Frame 1 (no input): blank canvas, image omitted
Frame 60 (no input): blank canvas, image omitted
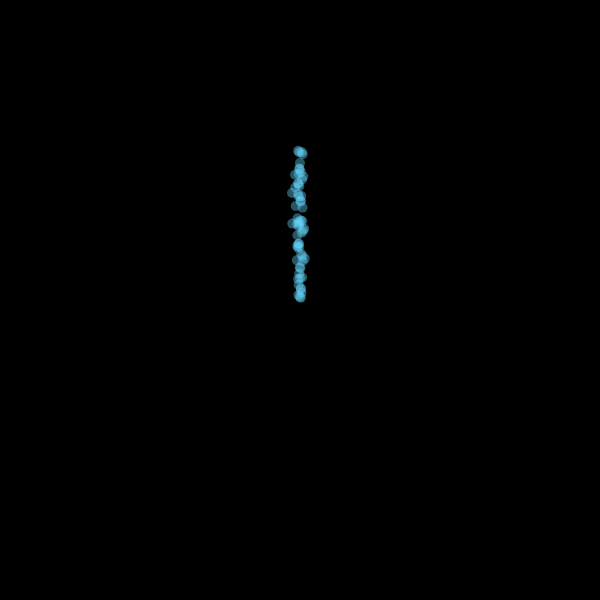
Frame 120 (the mouse pressed at the canvas centre since frame 60)

The p5.js sketch whose frames 1 and 60 were blank and that drew this single picture after the mouse press (run headless with seeded random() and noise() and a simulated clock; from frame 60 on, the mouse is pressed at the canvas centre):

// p5.js sketch
// ── sketch.js
var bubbles = [];

setup = function () {
  createCanvas(600, 600);
  // your code goes here
};

draw = function () {
  background(0);

  var index = 0;
  while (index < bubbles.length){
    bubbles[index].update();
    bubbles[index].display();
    index++;
  };

  if (mouseIsPressed) bubbles.push(new Bubble(mouseX, mouseY));
  // your code goes here
};

// ── bubble.js
var Bubble = function (x, y) {
  this.x = x;
  this.y = y;
};

Bubble.prototype = {

  radius: 5,

  update: function() {
    this.x += random(-1, 1);
    this.y += random(0, -5);
    if (this.y < this.radius * -2) this.y = this.radius * 2 + height;
    // once the bubbles disappear completely from the screen they appear 10 pixels below the bottom of the screen and rise up again. 
  },

  display: function () {
    noStroke();
    fill(102, 217, 255, 100);
    ellipse(this.x, this.y, this.radius * 2, this.radius * 2);
  }

};

// ── raindrop.js
var Raindrop = function (x, y) {
  this.x = x;
  this.y = y;
};

Raindrop.prototype = {

  linelength: 5,
  linelengthModify: 3,


  update: function() {
    this.x += random(-5, -2);
    this.y += random(2, 5);
    if (this.y > this.height) this.y = this.linelength * -1;
    if (this.x < 0) this.x = this.width;
  },

  display: function () {
    noStroke();
    fill("blue");
    beginShape();
    vertex(this.x, this.y);
    vertex(this.x, this.y + this.linelengthModify);
    vertex(this.x - this.linelength, this.y + this.linelength);
    vertex(this.x - this.linelength, this.y + this.linelength + this.linelengthModify);
    endShape();
    console.log("Drawing rain at " + this.x + ", " + this.y);
  },


};
